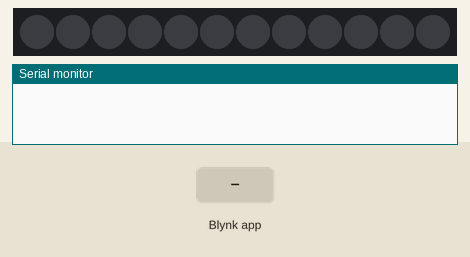
This sketch was run on a simulated ESP32. Parts: 12 RGB LEDs in strip order, left to right, the last lines printed to the serial monitor. The inputs (shaded band) are chosen by the test bench. Dim RGB values are drawn brighter than linear; WiFi joins after 1.5 s; servers stay silent unless stated.

Above: at 3.0 s.
3.1 s: Blynk app writes 1 to V1
At 3.6 s:
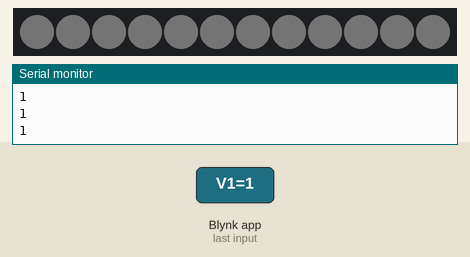
4.6 s: Blynk app writes 200 to V1
At 5.8 s:
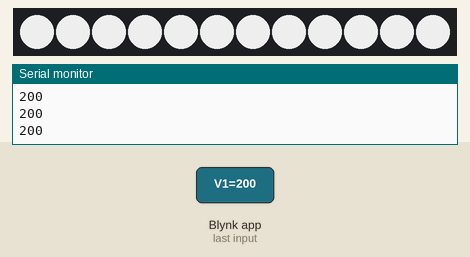
6.1 s: Blynk app writes 0 to V1
At 7.1 s:
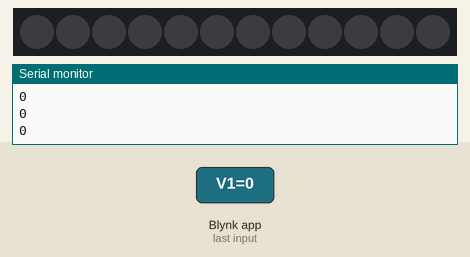
Timing chart, 0 to 9.1 s (numbered marks = the images above; inputs shaded):
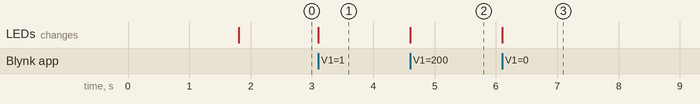

The sketch:

Blynk_Neo.ino
```cpp
#define BLYNK_PRINT Serial


#include <WiFi.h>
#include <WiFiClient.h>
#include <BlynkSimpleEsp32.h>
#include <Adafruit_NeoPixel.h>

#define PIN 21
#define NUMPIXELS 12

// You should get Auth Token in the Blynk App.
// Go to the Project Settings (nut icon).
Adafruit_NeoPixel pixels = Adafruit_NeoPixel(NUMPIXELS, PIN, NEO_GRB + NEO_KHZ800);

void setup()
{
  // Debug console
  Serial.begin(9600);
  Blynk.begin("b5a57e25ca114fae87f56aae9ce72e4e","PC-LC","2016nbachamps");
  pixels.begin();
}

BLYNK_WRITE(V1)
{
 int R = param[0].asInt();
 int G = param[1].asInt();
 int B = param[2].asInt();
 Serial.println(R);
 Serial.println(G);
 Serial.println(B);
 for(int i=0;i<NUMPIXELS;i++){
  pixels.setPixelColor(i,pixels.Color(R,G,B));

  pixels.show();
 }
}

void loop()
{
  Blynk.run();
}
```

Measured:
- after the input at 3.1 s, the LEDs: change at once (image 1)
- after the input at 4.6 s, the LEDs: change at once (image 2)
- after the input at 6.1 s, the LEDs: change at once (image 3)
